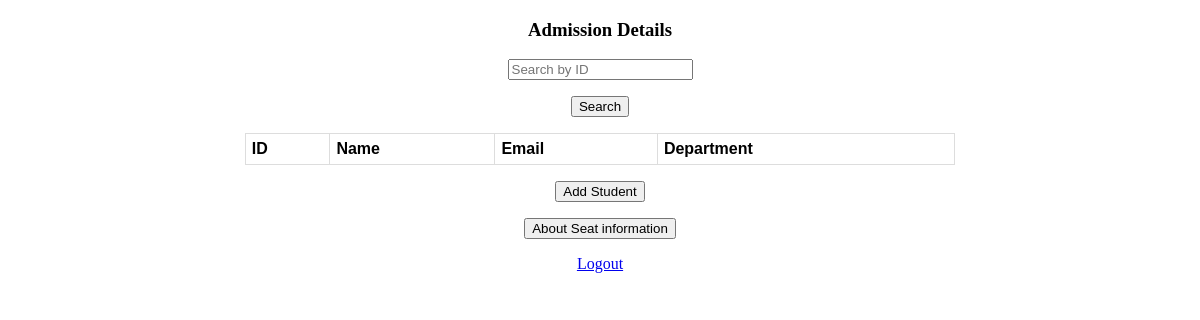
Before: /home (signed in) with the older database file.
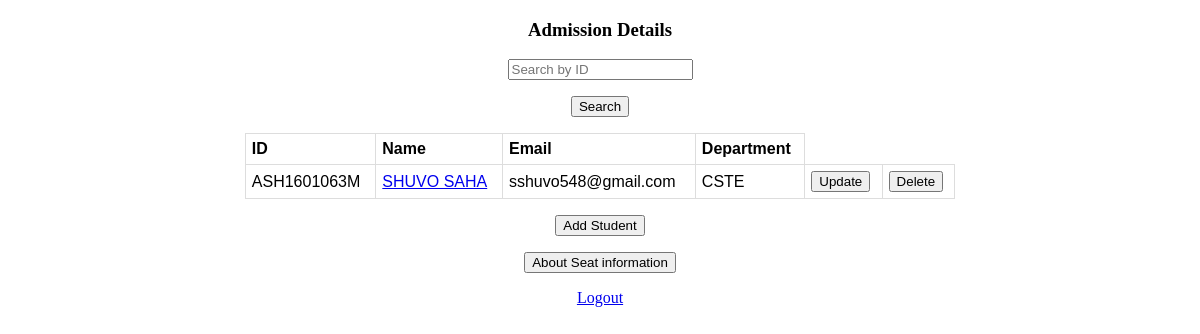
After: the same page with the newer database file.
### main_app/models.py (models this page shows, shortened)
class Students(db.Model):
    admission_num = db.Column(db.Integer, primary_key=True)
    id = db.Column(db.String(15), unique=True, nullable=False)
    name = db.Column(db.String(80), nullable=False)
    email = db.Column(db.String(120), unique=True, nullable=False)
    image_file = db.Column(db.String(20), nullable=False, default='default.jpg')
    department = db.Column(db.String(80), db.ForeignKey('departments.department_name'), nullable=False)

### main_app/routes.py (the view, shortened to what this page needs)
@app.route('/home',methods=['GET','POST'])
def home():
    if current_user.is_authenticated:
        students = Students.query.order_by(Students.admission_num.desc()).all()
        return render_template('home.html',students = students)
    else:
        flash(f"You have to Login First.")
        return redirect('/')

### main_app/models.py (called while the page is built)
@login_manager.user_loader
def load_user(user_id):
    return Users.query.get(int(user_id))

### main_app/templates/home.html (shortened to what this page needs)
{% extends "layout.html" %}
{% block content %}
<body>
    <center>
        <div>
            <h3>Admission Details</h3>
            <form action = "" method = "POST">
                 <p><input type = 'text' placeholder="Search by ID" name = 'search_box'/></p>
                 <p><input type = 'submit' value = 'Search'/></p>
             </form>
            <table class="table">
          <thead>
            <tr>
              <th>ID</th>
              <th>Name</th>
              <th>Email</th>
              <th>Department</th>
            </tr>
          </thead>
          <tbody>
            {% for student in students %}
            <tr>
              <td>{{student.id}}</td>
              <td><a href="{{url_for('profile', profile=student.name)}}">{{student.name}}</a></td>
              <td>{{student.email}}</td>
              <td>{{student.department}}</td>
              <td><a href="{{url_for('update_info', admission_id=student.admission_num)}}"><button>Update</button></a></td>
              <td><a href="{{url_for('delete_student', admission_id=student.admission_num)}}"><button>Delete</button></a></td>
            </tr>
            {% endfor %}
          </tbody>
        </table>
            <p><a href="/student_info"><button>Add Student</button></a></p>
            <p><a href="{{url_for('seat_details')}}"><button>About Seat information</button></a></p>
           <p><a href="{{url_for('logout')}}">Logout</a></p>
        </div>
    </center>
</body>
{% endblock content %}

### main_app/templates/layout.html (shortened to what this page needs)
<!DOCTYPE html>
<html lang="en">
<head>
    <link rel="stylesheet" type="text/css" href="{{url_for('static',filename='main.css')}}">
</head>
<body>
    {% block content %}
    {% endblock %}
</body>
</html>

### main_app/static/main.css (style rules this page uses)
table { font-family: arial, sans-serif; border-collapse: collapse; width: 60%; }
td, th { border: 0.5px solid #dddddd; text-align: left; padding: 6px; }

Changed rows visible on the page:
added Students: id "ASH1601063M", name "SHUVO SAHA", email "sshuvo548@gmail.com", department "CSTE"
